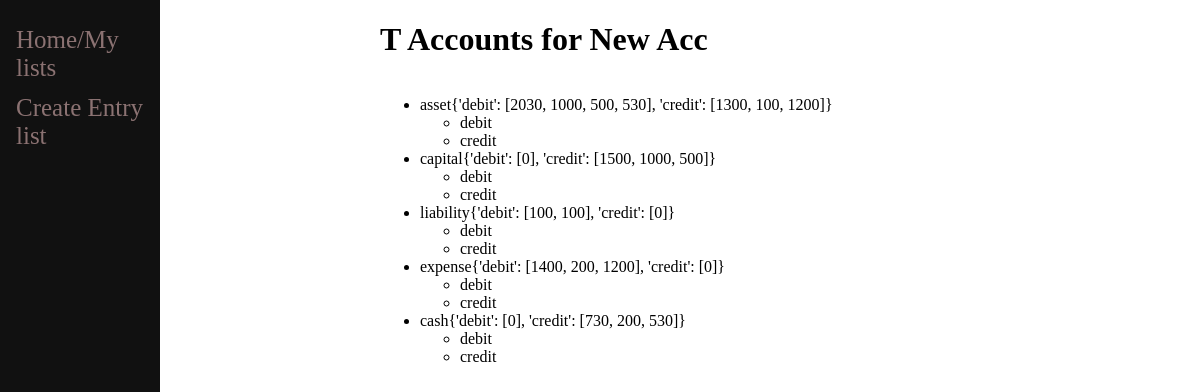
The page /1/ledger/ on the database as committed earlier.
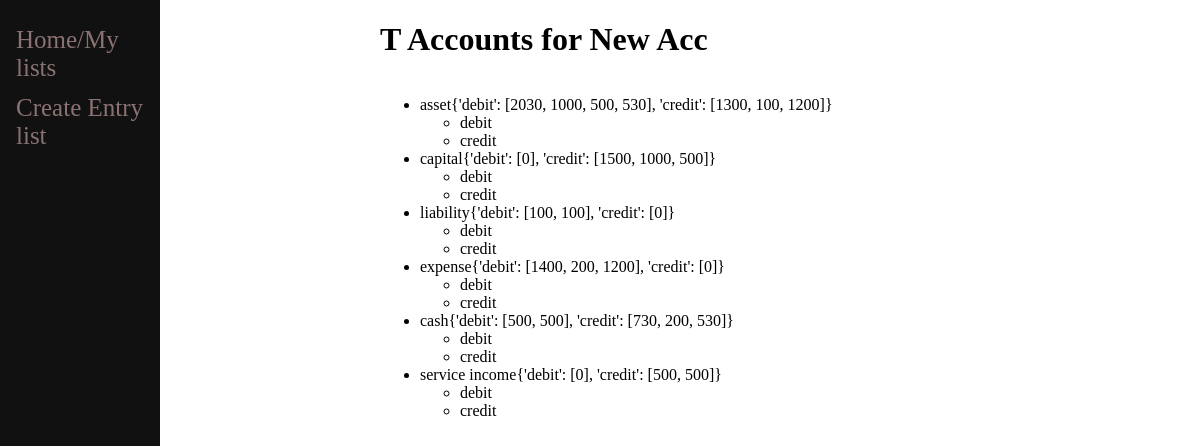
The same page on the database as committed later.
### journal/models.py (models this page shows, shortened)
class credit(models.Model):
	contra_trans = models.ForeignKey(debit, on_delete=models.CASCADE)
	cdt = models.CharField(max_length=30)
	cdt_amount = models.IntegerField()

### journal/views.py (the view)
# urls.py: path('<int:id>/ledger/',views.ledger,name='ledger'),
def ledger(response,id):
    cnt = my_journal.objects.get(id=id)
    trans = cnt.transaction_set
    t_accounts = {}
    trial_balance = {}
    for item in cnt.debit_set.all():
        newItem = item.credit_set.first()
        if item.dbt not in t_accounts:
            t_accounts[item.dbt] = {}
            t_accounts[item.dbt]['debit'] = [0]
            t_accounts[item.dbt]['credit'] = [0]
        if newItem.cdt not in t_accounts:
            t_accounts[newItem.cdt] = {}
            t_accounts[newItem.cdt]['debit'] = [0]
            t_accounts[newItem.cdt]['credit'] = [0]
        t_accounts[item.dbt]['debit'].append(item.dbt_amount)
        t_accounts[newItem.cdt]['credit'].append(newItem.cdt_amount)
        t_accounts[item.dbt]['debit'][0] += item.dbt_amount
        t_accounts[newItem.cdt]['credit'][0] += newItem.cdt_amount
    for transaction in t_accounts:
        trial_balance[f'{transaction}'] = {}
        if t_accounts[transaction]['debit'][0] > t_accounts[transaction]['credit'][0]:
            amount = t_accounts[transaction]['debit'][0] - t_accounts[transaction]['credit'][0]
            trial_balance[f'{transaction}']['debit'] = amount
        else:
            amount = t_accounts[transaction]['credit'][0] - t_accounts[transaction]['debit'][0]
            trial_balance[f'{transaction}']['credit'] = amount
    for entry in trial_balance:
        for account in trial_balance[entry]:
            if not trans.filter(name=entry):
                new = trans.create(name=entry,accounts=account,amount=trial_balance[entry][account])
                new.save()
            trans.filter(name=entry).update(name=entry,accounts=account,amount=trial_balance[entry][account])
    return render(response, 'journal/ledger.html', {'cnt':cnt,'t_accounts':t_accounts,'tb':trial_balance,})

### journal/templates/journal/ledger.html (shortened to what this page needs)
{% extends 'journal/base.html' %}
{% block content %}
<h1>T Accounts for {{cnt.text}}</h1>
<ul>
    {% for key,value in t_accounts.items %}
        <li>{{key}}{{value}}</li>
        <ul>
            {% for d in value %}
                <li>{{d}}</li>
            {% endfor %}
        </ul>
    {% endfor %}
</ul>
{% endblock %}

Rows that differ between the two databases and show on the page:
added credit: t_accounts "service income"
Other text that changed with them:
new list line: "cash"
new list line: "{'debit': [500, 500], 'credit': [730, 200, 530]} debit credit"
new list line: "{'debit': [0], 'credit': [500, 500]} debit credit"
list line gone: "cash"
list line gone: "{'debit': [0], 'credit': [730, 200, 530]} debit credit"
